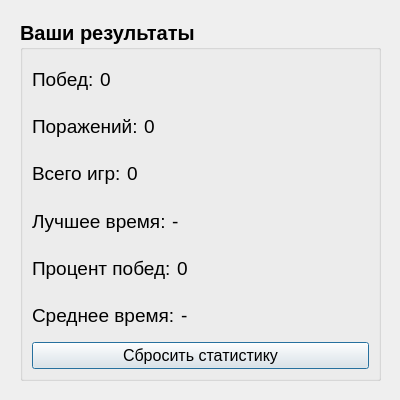
<?xml version="1.0" encoding="UTF-8"?>
<ui version="4.0">
 <class>StatisticsWindow</class>
 <widget class="QDialog" name="StatisticsWindow">
  <property name="geometry">
   <rect>
    <x>0</x>
    <y>0</y>
    <width>400</width>
    <height>400</height>
   </rect>
  </property>
  <property name="minimumSize">
   <size>
    <width>400</width>
    <height>400</height>
   </size>
  </property>
  <property name="maximumSize">
   <size>
    <width>400</width>
    <height>400</height>
   </size>
  </property>
  <property name="windowTitle">
   <string>Статистика</string>
  </property>
  <widget class="QGroupBox" name="groupBox">
   <property name="geometry">
    <rect>
     <x>20</x>
     <y>20</y>
     <width>361</width>
     <height>361</height>
    </rect>
   </property>
   <property name="font">
    <font>
     <pointsize>15</pointsize>
     <bold>true</bold>
    </font>
   </property>
   <property name="title">
    <string>Ваши результаты</string>
   </property>
   <layout class="QVBoxLayout" name="verticalLayout_2">
    <item>
     <layout class="QHBoxLayout" name="horizontalLayout" stretch="0,0,0">
      <item>
       <widget class="QLabel" name="label_1">
        <property name="font">
         <font>
          <pointsize>14</pointsize>
          <bold>false</bold>
         </font>
        </property>
        <property name="text">
         <string>Побед:</string>
        </property>
       </widget>
      </item>
      <item>
       <widget class="QLabel" name="winsLabel">
        <property name="font">
         <font>
          <pointsize>14</pointsize>
          <bold>false</bold>
         </font>
        </property>
        <property name="text">
         <string>0</string>
        </property>
       </widget>
      </item>
      <item>
       <spacer name="horizontalSpacer">
        <property name="orientation">
         <enum>Qt::Orientation::Horizontal</enum>
        </property>
        <property name="sizeHint" stdset="0">
         <size>
          <width>40</width>
          <height>20</height>
         </size>
        </property>
       </spacer>
      </item>
     </layout>
    </item>
    <item>
     <layout class="QHBoxLayout" name="horizontalLayout_2">
      <item>
       <widget class="QLabel" name="label_2">
        <property name="font">
         <font>
          <pointsize>14</pointsize>
          <bold>false</bold>
         </font>
        </property>
        <property name="text">
         <string>Поражений:</string>
        </property>
       </widget>
      </item>
      <item>
       <widget class="QLabel" name="lossesLabel">
        <property name="font">
         <font>
          <pointsize>14</pointsize>
          <bold>false</bold>
         </font>
        </property>
        <property name="text">
         <string>0</string>
        </property>
       </widget>
      </item>
      <item>
       <spacer name="horizontalSpacer_2">
        <property name="orientation">
         <enum>Qt::Orientation::Horizontal</enum>
        </property>
        <property name="sizeHint" stdset="0">
         <size>
          <width>40</width>
          <height>20</height>
         </size>
        </property>
       </spacer>
      </item>
     </layout>
    </item>
    <item>
     <layout class="QHBoxLayout" name="horizontalLayout_3">
      <item>
       <widget class="QLabel" name="label_3">
        <property name="font">
         <font>
          <pointsize>14</pointsize>
          <bold>false</bold>
         </font>
        </property>
        <property name="text">
         <string>Всего игр:</string>
        </property>
       </widget>
      </item>
      <item>
       <widget class="QLabel" name="totalGamesLabel">
        <property name="font">
         <font>
          <pointsize>14</pointsize>
          <bold>false</bold>
         </font>
        </property>
        <property name="text">
         <string>0</string>
        </property>
       </widget>
      </item>
      <item>
       <spacer name="horizontalSpacer_3">
        <property name="orientation">
         <enum>Qt::Orientation::Horizontal</enum>
        </property>
        <property name="sizeHint" stdset="0">
         <size>
          <width>40</width>
          <height>20</height>
         </size>
        </property>
       </spacer>
      </item>
     </layout>
    </item>
    <item>
     <layout class="QHBoxLayout" name="horizontalLayout_4">
      <item>
       <widget class="QLabel" name="label_5">
        <property name="font">
         <font>
          <pointsize>14</pointsize>
          <bold>false</bold>
         </font>
        </property>
        <property name="text">
         <string>Лучшее время:</string>
        </property>
       </widget>
      </item>
      <item>
       <widget class="QLabel" name="bestTimeLabel">
        <property name="font">
         <font>
          <pointsize>14</pointsize>
          <bold>false</bold>
         </font>
        </property>
        <property name="text">
         <string>-</string>
        </property>
       </widget>
      </item>
      <item>
       <spacer name="horizontalSpacer_4">
        <property name="orientation">
         <enum>Qt::Orientation::Horizontal</enum>
        </property>
        <property name="sizeHint" stdset="0">
         <size>
          <width>40</width>
          <height>20</height>
         </size>
        </property>
       </spacer>
      </item>
     </layout>
    </item>
    <item>
     <layout class="QHBoxLayout" name="horizontalLayout_6">
      <item>
       <widget class="QLabel" name="label_4">
        <property name="font">
         <font>
          <pointsize>14</pointsize>
          <bold>false</bold>
         </font>
        </property>
        <property name="text">
         <string>Процент побед:</string>
        </property>
       </widget>
      </item>
      <item>
       <widget class="QLabel" name="winRateLabel">
        <property name="font">
         <font>
          <pointsize>14</pointsize>
          <bold>false</bold>
         </font>
        </property>
        <property name="text">
         <string>0</string>
        </property>
       </widget>
      </item>
      <item>
       <spacer name="horizontalSpacer_5">
        <property name="orientation">
         <enum>Qt::Orientation::Horizontal</enum>
        </property>
        <property name="sizeHint" stdset="0">
         <size>
          <width>40</width>
          <height>20</height>
         </size>
        </property>
       </spacer>
      </item>
     </layout>
    </item>
    <item>
     <layout class="QHBoxLayout" name="horizontalLayout_5">
      <item>
       <widget class="QLabel" name="label_6">
        <property name="font">
         <font>
          <pointsize>14</pointsize>
          <bold>false</bold>
         </font>
        </property>
        <property name="text">
         <string>Среднее время:</string>
        </property>
       </widget>
      </item>
      <item>
       <widget class="QLabel" name="avgTimeLabel">
        <property name="font">
         <font>
          <pointsize>14</pointsize>
          <bold>false</bold>
         </font>
        </property>
        <property name="text">
         <string>-</string>
        </property>
       </widget>
      </item>
      <item>
       <spacer name="horizontalSpacer_6">
        <property name="orientation">
         <enum>Qt::Orientation::Horizontal</enum>
        </property>
        <property name="sizeHint" stdset="0">
         <size>
          <width>40</width>
          <height>20</height>
         </size>
        </property>
       </spacer>
      </item>
     </layout>
    </item>
    <item>
     <widget class="QPushButton" name="resetButton">
      <property name="font">
       <font>
        <pointsize>12</pointsize>
        <bold>false</bold>
       </font>
      </property>
      <property name="text">
       <string>Сбросить статистику</string>
      </property>
     </widget>
    </item>
   </layout>
  </widget>
 </widget>
 <resources/>
 <connections/>
</ui>
